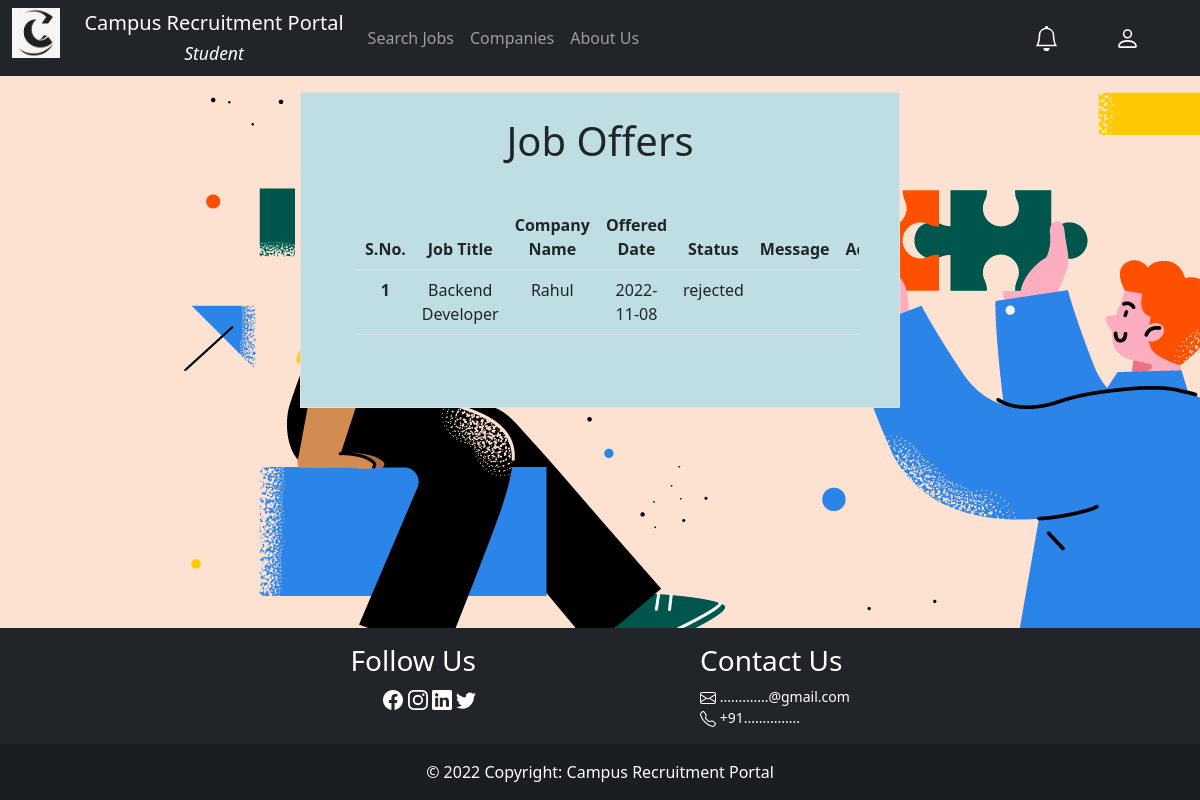
Screenshot of /student/jobsoffered.php (signed in) with the database file from the repository.
### tables this page shows
CREATE TABLE `offeredjobs` (
  `oid` int(11) NOT NULL,
  `jid` int(11) NOT NULL,
  `sid` int(11) NOT NULL,
  `message` varchar(255) DEFAULT NULL,
  `status` varchar(255) NOT NULL DEFAULT 'pending',
  `odate` date NOT NULL DEFAULT current_timestamp()
);

CREATE TABLE `job` (
  `jid` int(11) NOT NULL,
  `jname` varchar(255) NOT NULL,
  `cid` int(11) NOT NULL,
  `jdesc` varchar(255) NOT NULL,
  `jdate` date NOT NULL DEFAULT current_timestamp(),
  `vacancy_no` int(11) NOT NULL,
  `salary` int(11) NOT NULL
);

CREATE TABLE `company` (
  `pwd` varchar(255) NOT NULL,
  `email` varchar(255) NOT NULL,
  `cname` varchar(255) NOT NULL,
  `loc` varchar(255) NOT NULL,
  `cid` int(11) NOT NULL,
  `ceo` varchar(50) DEFAULT NULL,
  `website` varchar(100) DEFAULT NULL,
  `status` varchar(20) DEFAULT 'pending'
);

### student/jobsoffered.php (the view, shortened to what this page needs)
<?php
$sid = $_SESSION['sid'];
include_once $_SERVER['DOCUMENT_ROOT'] . '/campus/partials/config.php';
$sql = "SELECT `offeredjobs`.`status`, `jname`, `cname`, `odate`,`message`,`oid` AS `date` FROM `offeredjobs` JOIN `job` ON `offeredjobs`.`jid`=`job`.`jid` JOIN `company` ON `job`.`cid`=`company`.`cid` WHERE `offeredjobs`.`sid`=$sid ORDER BY `date` DESC";
$result = mysqli_query($conn, $sql);
$rows = mysqli_fetch_all($result);
include_once $_SERVER['DOCUMENT_ROOT'] . '/campus/partials/_template.php';
?>
<div class="col-6 mx-auto mt-3 border p-4 text-center justify-content-center" style="background-color:#bfdee3;">
<div class="row">
        <h1>Job Offers</h1>
    </div>
<div class="row m-3 p-3 overflow-auto">
    <?php
    if ($rows == null)
        echo "
    <div class='row p-3 m-3'>
    <h3>No job offers</h3>
    </div>
    ";
    else {
        $row_num=1;
        echo "<table class='table'>
        <thead>
        <tr>
        <th scope='col'>S.No.</th>
      <th scope='col'>Job Title</th>
      <th scope='col'>Company Name</th>
      <th scope='col'>Offered Date</th>
      <th scope='col'>Status</th>
      <th scope='col'>Message</th>
      <th scope='col'> Accept/Reject</th>
      </tr>
        </thead>
        <tbody>
        ";
        foreach ($rows as $job) {
            echo "
            <tr>
            <th scope='row'>$row_num</th>
            <td>".ucwords($job[1])."</td>
            <td>".ucwords($job[2])."</td>
            <td>$job[3]</td>
            <td>$job[0]</td>
            <td>$job[4]</td>
            <td>"; if($job[0]!="rejected" && $job[0]!="accepted"):?>
            <svg onclick="submitForm(<?php echo $row_num-1?>,'accepted',event)" xmlns="http://www.w3.org/2000/svg" width="16" height="16" fill="currentColor" class="bi bi-check-square" viewBox="0 0 16 16">
  <path d="M14 1a1 1 0 0 1 1 1v12a1 1 0 0 1-1 1H2a1 1 0 0 1-1-1V2a1 1 0 0 1 1-1h12zM2 0a2 2 0 0 0-2 2v12a2 2 0 0 0 2 2h12a2 2 0 0 0 2-2V2a2 2 0 0 0-2-2H2z"/>
  <path d="M10.97 4.97a.75.75 0 0 1 1.071 1.05l-3.992 4.99a.75.75 0 0 1-1.08.02L4.324 8.384a.75.75 0 1 1 1.06-1.06l2.094 2.093 3.473-4.425a.235.235 0 0 1 .02-.022z"/>
</svg>
<svg onclick="submitForm(<?php echo $row_num-1?>,'rejected',event)" xmlns="http://www.w3.org/2000/svg" width="16" height="16" fill="currentColor" class="bi bi-x-square" viewBox="0 0 16 16">
  <path d="M14 1a1 1 0 0 1 1 1v12a1 1 0 0 1-1 1H2a1 1 0 0 1-1-1V2a1 1 0 0 1 1-1h12zM2 0a2 2 0 0 0-2 2v12a2 2 0 0 0 2 2h12a2 2 0 0 0 2-2V2a2 2 0 0 0-2-2H2z"/>
  <path d="M4.646 4.646a.5.5 0 0 1 .708 0L8 7.293l2.646-2.647a.5.5 0 0 1 .708.708L8.707 8l2.647 2.646a.5.5 0 0 1-.708.708L8 8.707l-2.646 2.647a.5.5 0 0 1-.708-.708L7.293 8 4.646 5.354a.5.5 0 0 1 0-.708z"/>
</svg>
<?php endif ?>
            </td>
        </tr>
<?php
          $row_num++;
        }
        echo "
        </tbody>
        </table>
        ";
    }
    ?>
</div>
</div>
<?php
include_once $_SERVER['DOCUMENT_ROOT'] . '/campus/partials/_footer.php';
?>

### rows the page displays
offeredjobs: jid.jname "Backend Developer", company.cname "Rahul", odate "2022-11-08", status "rejected"
